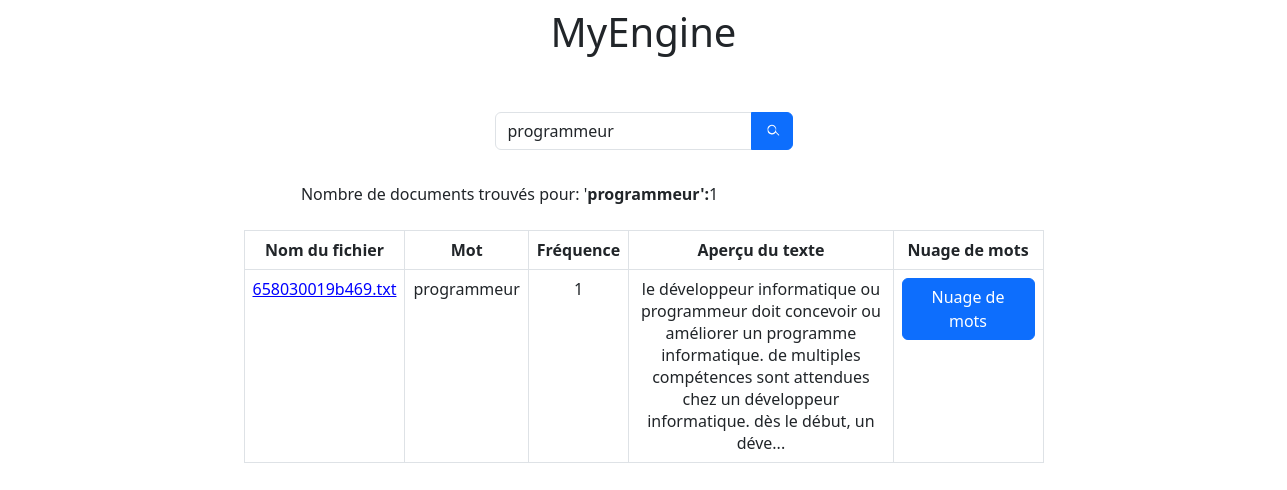
/showDocumentFind.php?word=programmeur, run on the app's committed database.
### tables this page shows
CREATE TABLE `mot` (
  `id` int NOT NULL,
  `mot` varchar(250) NOT NULL
);

CREATE TABLE `document` (
  `id` int NOT NULL,
  `titre` varchar(250) NOT NULL,
  `path` varchar(250) NOT NULL,
  `content` text NOT NULL
);

### bdd.php (called while the page is built, shortened)
<?php
function getDocumentById(PDO $cnx, int $id): array
{
    $document = $cnx->prepare('SELECT * FROM document WHERE id = ?');
    $document->bindValue(1, $id);
    $document->execute();
    return $document ? $document->fetch() : [];
}
function findWord(PDO $cnx, string $word): array
{
    $wordInBdd = $cnx->prepare("SELECT * FROM `mot` WHERE mot LIKE '%' ? '%'");
    $wordInBdd->bindValue(1, $word);
    $wordInBdd->execute();
    $result = $wordInBdd->fetchAll();
    $documentsFind = [];
    foreach ($result as $wordBdd) {
        $wordAndDocuments = $cnx->prepare(
            'SELECT frequence, idDocument FROM document_mot WHERE idMot = ? ORDER BY frequence DESC'
        );
        $wordAndDocuments->bindValue(1, $wordBdd['id'], PDO::PARAM_INT);
        $wordAndDocuments->execute();
        foreach ($wordAndDocuments->fetchAll() as $wordAndDocument) {
            $doc = getDocumentById($cnx, $wordAndDocument['idDocument']);
            $documentsFind[] = [
                $doc['titre'],
                $wordAndDocument['frequence'],
                $wordBdd['mot'],
                $doc['path'],
                $wordAndDocument['idDocument'],
                $doc['content']
            ];
        }
    }
    $keyValues = array_column($documentsFind, 1);
    array_multisort($keyValues, SORT_DESC, $documentsFind);
    return $documentsFind;
}

### showDocumentFind.php (the view, shortened to what this page needs)
<!DOCTYPE>
<html lang="en">
<head>
    <link href="https://cdn.jsdelivr.net/npm/bootstrap@5.3.0-alpha3/dist/css/bootstrap.min.css" rel="stylesheet"
    >
    <link rel="stylesheet" href="./css/cloud.css">
</head>
<body>
    <div class="container mt-2">
        <h1 class="text-center">MyEngine</h1>
        <br><br>
        <form action="showDocumentFind.php" method="get">
            <div class="d-flex justify-content-center">
                <div class="mb-3" style="max-width: 400px;">
                    <div class="input-group">
                        <input
                            required="required" type="search"
                            class="form-control rounded-start" placeholder="Rechercher"
                            aria-label="Rechercher" name="word"
                            value=<?php echo $_GET['word'] ?? '' ?>
                        >
                        <button class="btn btn-primary rounded-end" type="submit">
                        </button>
                    </div>
                </div>
            </div>
        </form>
    </div>
    <div class="container text-center">
        <?php
            include 'utils.php';
            $documentsFind = findWord($cnx, $_GET['word']);
            echo "<div>";
            echo "<span class='mx-5' style='display:flex; position:relative; left: 15%'>
                Nombre de documents trouvés pour: '<b>" . $_GET['word'] . "':  </b>    "
                . '  ' . str_pad(count($documentsFind), 15, '  ', STR_PAD_LEFT);
            echo "</span>";
            echo "</div>";
            echo "<br>";
        ?>
        <table class="table table-bordered table-hover text-center mx-auto" style="max-width: 800px;">
            <thead>
                <tr>
                    <th>Nom du fichier</th>
                    <th>Mot</th>
                    <th>Fréquence</th>
                    <th>Aperçu du texte</th>
                    <th>Nuage de mots</th>
                </tr>
            </thead>
            <tbody>
                <?php
                    $page = $_GET['page'] ?? 1;
                    $nbElementInPage = 5;
                    $page = max(1, intval($page));
                    $start = ($page - 1) * $nbElementInPage;
                    $documents = array_slice($documentsFind, $start, $nbElementInPage);
                    foreach ($documents as $key => $document) {
                        echo "<tr>";
                            echo "<td>
                                <a href='./showContentFile.php?path=$document[3]' style='color:blue;'>
                                    $document[0]
                                </a>
                            </td>";
                            echo "<td>$document[2]</td>";
                            echo "<td>$document[1]</td>";
                            echo "<td>";
                                echo $document[5];
                            echo "<td data-document=" . $document[4] . " style='width:150px;'>
                                <a id='btn-cloud' class='btn btn-primary btn-cloud' role='button'>
                                    Nuage de mots
                                </a>
                            </td>";
                        echo "</tr>";
                    }
                ?>
            </tbody>
        </table>
    </div>
</body>
</html>

### data on the page
mot: id "1"
document: titre "658030019b469.txt", document "programmeur", id "1", content "le développeur informatique ou programmeur doit concevoir ou améliorer un programme informatique. de multiples compétences sont attendues chez un développeur informatique. dès le début, un déve..."

### other printed values
$_GET['word'] "programmeur"
